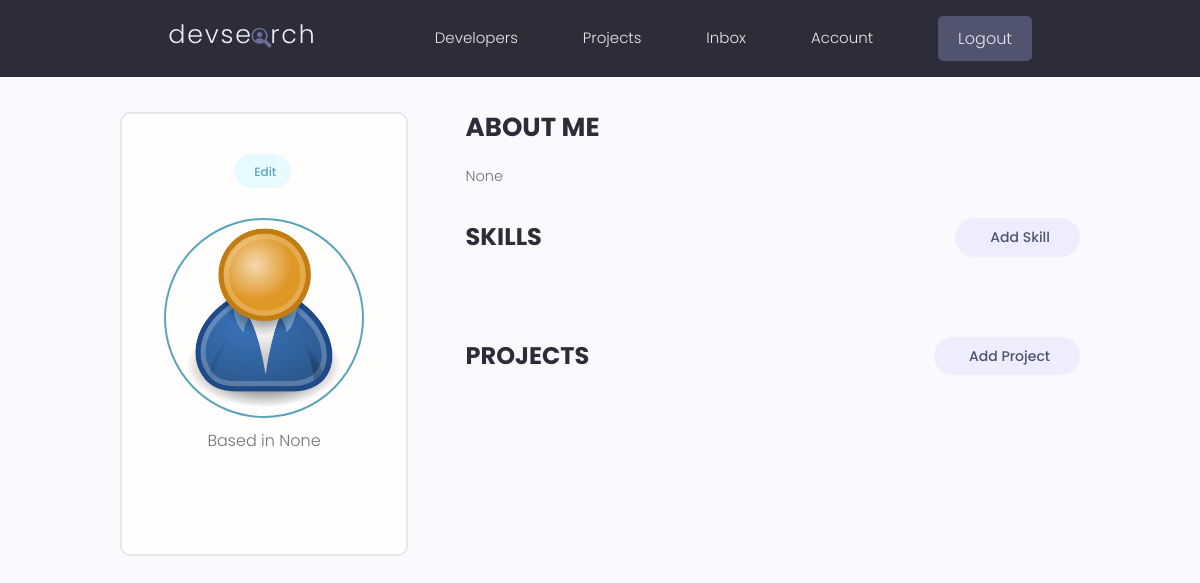
/account/ (signed in), run on the app's committed database.
### users/models.py (models this page shows, shortened)
class Profile(models.Model):
    user = models.OneToOneField(
        User, on_delete=models.CASCADE, null=True, blank=True)
    name = models.CharField(max_length=200, blank=True, null=True)
    email = models.EmailField(max_length=500, blank=True, null = True)
    username = models.CharField(max_length=200, blank=True, null=True)
    location = models.CharField(max_length=200, blank=True, null=True)
    short_intro = models.CharField(max_length=200, blank=True, null=True)
    bio = models.TextField(blank=True, null = True)
    profile_image = models.ImageField(
        null=True, blank=True, upload_to='profiles/', default="profiles/user-default.png")
    social_github = models.CharField(max_length=200, blank=True, null=True)
    social_twitter = models.CharField(max_length=200, blank=True, null=True)
    social_linkedin = models.CharField(max_length=200, blank=True, null=True)
    social_youtube = models.CharField(max_length=200, blank=True, null=True)
    social_website = models.CharField(max_length=200, blank=True, null=True)
    created = models.DateTimeField(auto_now_add=True)
    id = models.UUIDField(default=uuid.uuid4, unique=True,
                          primary_key=True, editable=False)

### users/views.py (the view)
# urls.py: path('account/', views.userAccount, name="account"),
@login_required(login_url='login')
def userAccount(request):
    profile = request.user.profile
    skills = profile.skill_set.all()
    projects = profile.project_set.all()
    context = {'profile': profile, 'skills':skills, 'projects': projects}
    return render(request, 'users/account.html', context)

### users/templates/users/account.html (shortened to what this page needs)
{% extends 'main.html' %}
{% block content %}
  <main class="settingsPage profile my-md">
    <div class="container">
      <div class="layout">
        <div class="column column--1of3">
          <div class="card text-center">
            <div class="card__body dev">
              <a class="tag tag--pill tag--main settings__btn" href="{% url 'edit-account' %}"> Edit</a>
              <img class="avatar avatar--xl dev__avatar" src="{{profile.profile_image.url}}" />
              <p class="dev__location">Based in {{profile.location}}</p>
            </div>
          </div>
        </div>
        <div class="column column--2of3">
          <div class="devInfo">
            <h3 class="devInfo__title">About Me</h3>
            <p class="devInfo__about">{{profile.bio}}</p>
          </div>
          <div class="settings">
            <h3 class="settings__title">Skills</h3>
            <a class="tag tag--pill tag--sub settings__btn tag--lg" href="{% url 'create-skill' %}"> Add Skill</a>
          </div>
          <div class="settings">
            <h3 class="settings__title">Projects</h3>
            <a class="tag tag--pill tag--sub settings__btn tag--lg" href="{% url 'create-project' %}"> Add Project</a>
          </div>
        </div>
      </div>
    </div>
  </main>
  {% endblock %}

### static/styles/app.css (style rules this page uses)
:root { --color-sub: #2d2d39; }
.card { border: 2px solid var(--color-light); }
img { width: 100%; }
.profile .card > .dev { padding: 4rem; }
.dev__avatar { display: block; margin: auto; }
.dev__location { margin-top: 1rem; }
.devInfo { margin-bottom: 3rem; }
.devInfo__title, .devInfo__subtitle { font-size: 2.6rem; color: var(--color-sub); text-transform: uppercase; font-weight: 700; margin-bottom: 1.5rem; }
.devInfo__about, .devSkill__info { font-size: 1.45rem; line-height: 1.7; text-align: justify; }
.settingsPage .dev > .settings__btn { display: inline-block; margin-bottom: 3rem; }
.settings { display: flex; justify-content: space-between; align-items: center; }
.settings__title { font-size: 2.4rem; text-transform: uppercase; font-weight: 700; color: var(--color-sub); }

### static/uikit/styles/modules/_variables.css (style rules this page uses)
:root { --color-main: #5aa5b9; --color-main-light: #e6faff; --color-sub: #3f4156; --color-sub-light: #51546e; --color-sub-lighter: #ededfd; --color-text: #737373; --color-gray: #8b8b8b; --color-light: #e5e7eb; --color-light-gray: #767676; --color-bg: #f8fafd; --color-white: #fffefd; --color-white-light: #f3f3f3; --color-success: #359e64; --color-success-bg: #def8e8; --color-error: #fc4b0b; --color-error-bg: #fff2ee; --font-base: 'Poppins', arial, helvetica, 'Segoe UI', roboto, ubuntu, sans-serif; --font-monospace: 'Fira Code', 'Courier New', courier, monospace; --font-regular: 300; --font-medium: 500; --font-bold: 700; --generic-shadow: 1px 1px 5px #00000010; --generic-transition: all 0.3s ease-in-out; }

### static/uikit/styles/modules/_base.css (style rules this page uses)
* { margin: 0; padding: 0; box-sizing: border-box; text-rendering: optimizeLegibility; color: inherit; font-size: inherit; }
html { font-size: 50%; }
@media only screen and (min-width: 480px) { html { font-size: 56.25%; } }
@media only screen and (min-width: 1200px) { html { font-size: 62.5%; } }
body { line-height: 1.6; font-weight: 400; font-size: 1.5rem; color: var(--color-text); background-color: var(--color-bg); min-height: 100vh; }

### static/uikit/styles/modules/_typography.css (style rules this page uses)
* { font-family: var(--font-base); }
h3 { font-size: 3.2rem; font-weight: var(--font-medium); }
p, span, strong { font-size: 1.6rem; color: var(--color-text); font-weight: var(--font-regular); }
a { padding-bottom: 2px; text-decoration: none; display: inline-block; color: var(--color-main); font-weight: var(--font-medium); }

### static/uikit/styles/modules/_utilities.css (style rules this page uses)
.container { width: 92%; max-width: 165rem; margin: 0 auto; box-sizing: border-box; }
@media screen and (min-width: 1000px) { .container { width: 90%; } }
@media screen and (min-width: 1200px) { .container { width: 80%; } }
.text-center { text-align: center; }
.my-md { margin: 3rem auto; }

### static/uikit/styles/modules/_avatar.css (style rules this page uses)
.avatar { border-radius: 50%; border: 2px solid var(--color-main); object-fit: cover; }
.avatar--xl { height: 20rem; width: 20rem; }

### static/uikit/styles/modules/_card.css (style rules this page uses)
.card { border-radius: 1rem; background-color: var(--color-white); border: 1.5px solid var(--color-light); width: auto; height: auto; margin-top: 0.5rem; margin-bottom: 0.5rem; overflow: hidden; }
.card__body, .card__header { padding: 2rem 2.5rem; }

### static/uikit/styles/modules/_tag.css (style rules this page uses)
.tag { display: inline-flex; align-items: center; background-color: var(--color-sub); height: -webkit-fit-content; height: -moz-fit-content; height: fit-content; width: -webkit-fit-content; width: -moz-fit-content; width: fit-content; border-radius: 0.5rem; padding: 0.5rem 1.5rem; font-size: 1.2rem; cursor: pointer; }
.tag:not(:last-child) { margin-right: 0.25rem; margin-bottom: 0.75rem; }
.tag--pill { border-radius: 5rem; }
.tag--main, .tag--main > small { background: var(--color-main-light); color: var(--color-main); font-weight: 500; }
.tag--sub, .tag--sub > small { background: var(--color-sub-lighter); color: var(--color-sub-light); font-weight: 500; }
.tag--lg { padding: 0.8rem 3rem; font-size: 1.4rem; }

### static/uikit/styles/modules/_layout.css (style rules this page uses)
.layout { display: flex; flex-flow: row wrap; justify-content: space-between; }
.layout > .column { margin-bottom: 3rem; }
.layout > .column.column--1of3 { flex-basis: 30%; }
.layout > .column.column--2of3 { flex-basis: 64%; }

### data on the page
Profile: profile_image (placeholder picture), location "None", bio "None"
